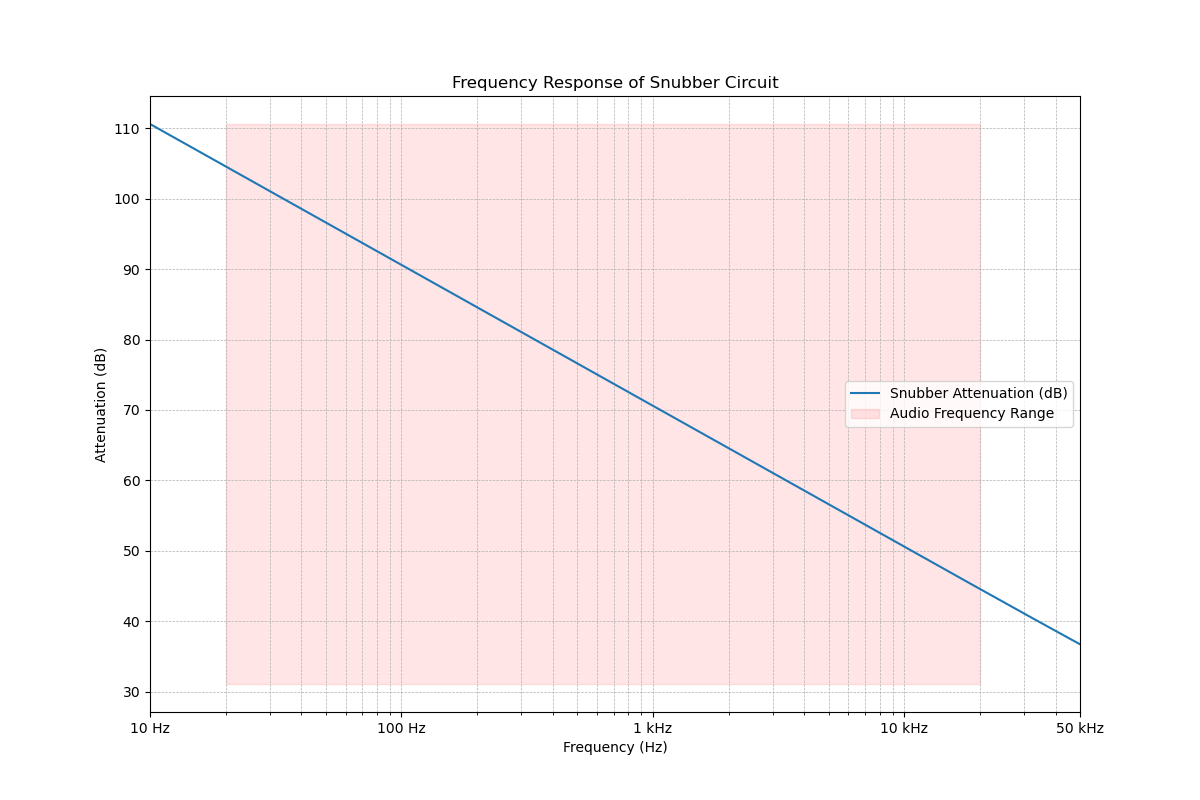

Write Python code to recreate this figure.
import numpy as np
import matplotlib.pyplot as plt
import os

# Define snubber circuit components
R = 12  # Resistor value in ohms
C = 47e-9  # Capacitor value in farads (47nF)

# Frequency range for plotting
frequencies = np.logspace(1, 5, 1000)  # From 10 Hz to 100 kHz

# Calculate impedance of the snubber circuit
omega = 2 * np.pi * frequencies
Z = R + 1 / (1j * omega * C)

# Compute magnitude of impedance
Z_magnitude = np.abs(Z)

# Compute attenuation in dB
attenuation_dB = 20 * np.log10(Z_magnitude)

# Plot the frequency response
plt.figure(figsize=(12, 8))
plt.plot(frequencies, attenuation_dB, label='Snubber Attenuation (dB)')

# Mark audio frequency range (e.g., 20 Hz to 20 kHz)
audio_freq_range = [20, 20000]
plt.fill_betweenx(
    [min(attenuation_dB), max(attenuation_dB)],
    audio_freq_range[0],
    audio_freq_range[1],
    color='red',
    alpha=0.1,
    label='Audio Frequency Range'
)

# Customize plot
plt.xscale('log')
plt.yscale('linear')  # Linear scale for dB
plt.xlabel('Frequency (Hz)')
plt.ylabel('Attenuation (dB)')
plt.title('Frequency Response of Snubber Circuit')
plt.legend()
plt.grid(True, which="both", ls="--", linewidth=0.5)

# Set x-axis limits to slightly more than the audio frequency range
plt.xlim(10, 50e3)

# Format x-axis to show discrete kHz values
plt.xticks([10, 100, 1000, 10000, 50000], ['10 Hz', '100 Hz', '1 kHz', '10 kHz', '50 kHz'])

# Get the script name without extension
script_name = os.path.splitext(os.path.basename(__file__))[0]

# Save the plot to a PNG file with the script's name
plt.savefig(f"{script_name}.png")

# Optionally, show the plot
plt.show()
